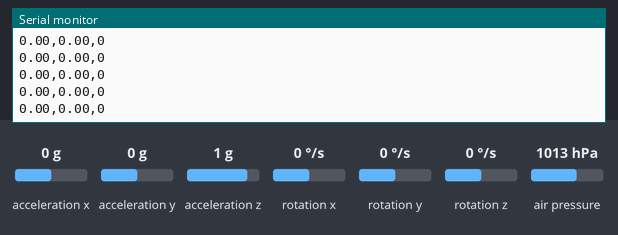
Simulated run of this sketch. Board: Arduino Uno, built with avr-gcc and run on an emulated ATmega328P. On the bench: the last lines printed to the serial monitor. The inputs (shaded band) are chosen by the test bench; at power-on: acceleration x 0 g, acceleration y 0 g, acceleration z 1 g, rotation x 0 °/s, rotation y 0 °/s, rotation z 0 °/s, air pressure 1013 hPa.

Above: at 4.2 s.
4.3 s: acceleration x set to -1.4 g
At 4.6 s:
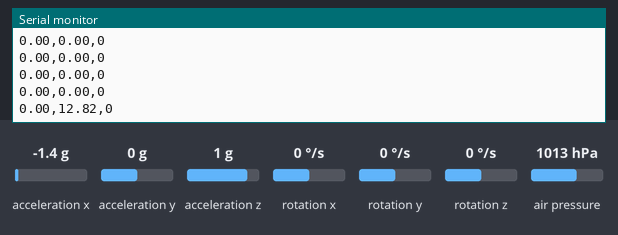
5.8 s: acceleration y set to -1.4 g
At 5.85 s:
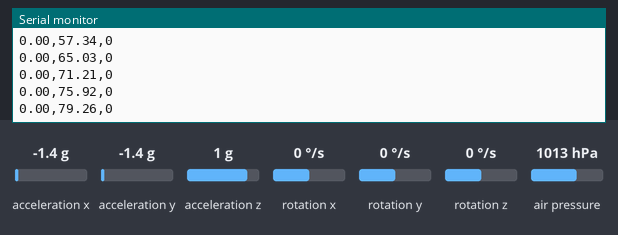
7.3 s: acceleration z set to -1.4 g
At 7.42 s:
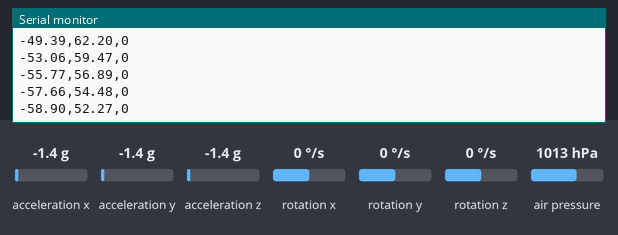
Timing chart, 0 to 10.3 s (numbered marks = the images above; inputs shaded):
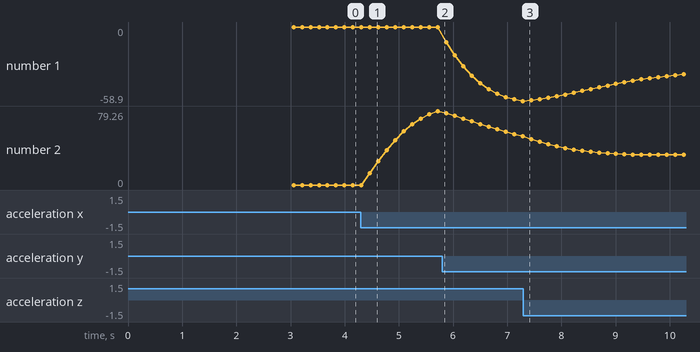

The sketch:

InterfaceTest.ino
```cpp
#include <Wire.h>
#include <MPU6050_tockn.h>
#include <Kalman.h>
#include <Adafruit_BMP085.h>

MPU6050 mpu6050(Wire);
Kalman kalmanX;
Kalman kalmanY;
Adafruit_BMP085 bmp;

void setup() {
  Serial.begin(9600);


  Wire.begin();
  mpu6050.begin();
  mpu6050.calcGyroOffsets();

  kalmanX.setAngle(0);
  kalmanY.setAngle(0);

  if (!bmp.begin()) {
	Serial.println("Could not find a valid BMP085 sensor, check wiring!");
	while (1) {}
  }

}

void loop() {
  static uint32_t timer = millis();

  float dt = (millis() - timer) / 1000.0;
  timer = millis();

  int a = bmp.readAltitude();
  int alt_status = a - bmp.readAltitude(101325);

  mpu6050.update();
  float gyroX = mpu6050.getGyroAngleX();
  float gyroY = mpu6050.getGyroAngleY();

  float accelX = mpu6050.getAccAngleX();
  float accelY = mpu6050.getAccAngleY();

  float pitch = kalmanX.getAngle(accelX, gyroX, dt);
  float roll = kalmanY.getAngle(accelY, gyroY, dt);

  delay(50);
  Serial.print(pitch);
  Serial.print(",");
  Serial.print(roll);
  Serial.print(",");
  Serial.println(alt_status);

  delay(100);
}
```

Measured:
- after the input at 4.3 s, the serial monitor: prints a new line after 0.17 s (image 1)
- plotted number 1: 0 → -58.9 after the input at 5.8 s, -58.9 → -35.05 after the input at 7.3 s
- plotted number 2: 0 → 79.26 after the input at 4.3 s, 79.26 → 52.27 after the input at 5.8 s, 52.27 → 35.34 after the input at 7.3 s
